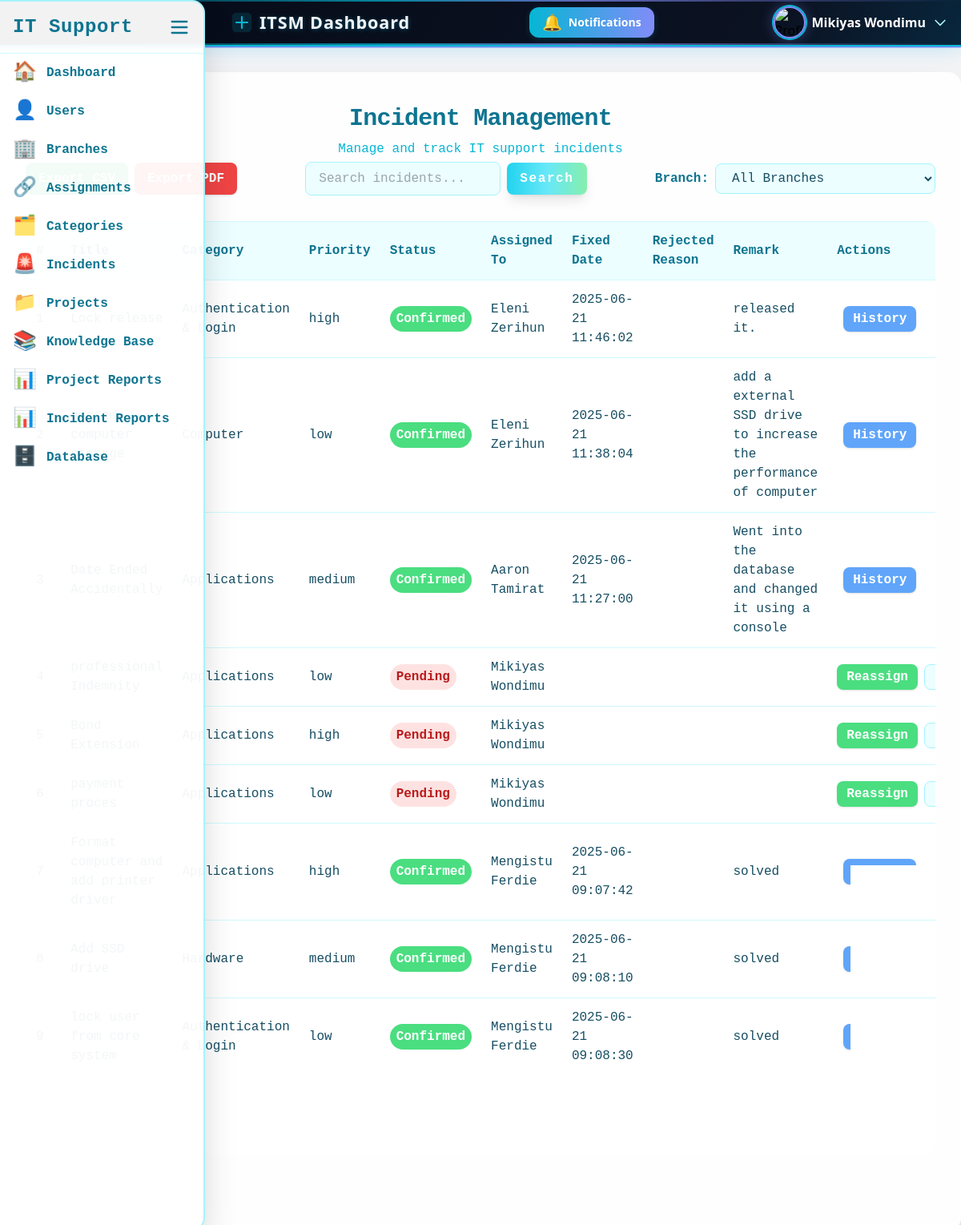
The page /admin/incidents.php (signed in) on the database its author committed.
### tables this page shows
CREATE TABLE `users` (
  `id` int(11) NOT NULL,
  `name` varchar(100) DEFAULT NULL,
  `email` varchar(100) DEFAULT NULL,
  `password` varchar(255) DEFAULT NULL,
  `role` enum('admin','staff','user') NOT NULL,
  `created_at` timestamp NOT NULL DEFAULT current_timestamp(),
  `force_password_change` tinyint(1) DEFAULT 1,
  `branch_id` int(11) DEFAULT NULL,
  `profile_picture` varchar(255) DEFAULT NULL,
  `is_active` tinyint(1) NOT NULL DEFAULT 1
);

CREATE TABLE `incidents` (
  `id` int(11) NOT NULL,
  `title` varchar(255) DEFAULT NULL,
  `description` text DEFAULT NULL,
  `status` enum('pending','assigned','not fixed','fixed','rejected','support','reopened','fixed_confirmed') DEFAULT 'pending',
  `priority` enum('low','medium','high') DEFAULT 'medium',
  `assigned_to` int(11) DEFAULT NULL,
  `submitted_by` int(11) DEFAULT NULL,
  `created_at` timestamp NOT NULL DEFAULT current_timestamp(),
  `branch_id` int(11) DEFAULT NULL,
  `assigned_date` datetime DEFAULT NULL,
  `fixed_date` datetime DEFAULT NULL,
  `category_id` int(11) DEFAULT NULL,
  `saved_amount` decimal(10,2) DEFAULT NULL,
  `remark` text DEFAULT NULL,
  `rejected_by` int(11) DEFAULT NULL,
  `rejection_reason` text DEFAULT NULL,
  `rejected_at` datetime DEFAULT NULL
);

CREATE TABLE `kb_categories` (
  `id` int(11) NOT NULL,
  `name` varchar(100) NOT NULL,
  `created_at` timestamp NOT NULL DEFAULT current_timestamp()
);

### admin/incidents.php (the view, shortened to what this page needs)
<?php
require '../config/db.php';
$branchFilter = $_GET['branch_id'] ?? '';
$results_per_page = 10;
$stmt = $pdo->query("SELECT COUNT(*) FROM incidents");
$total_incidents = $stmt->fetchColumn();
$total_pages = ceil($total_incidents / $results_per_page);
$page = isset($_GET['page']) ? (int)$_GET['page'] : 1;
$start_from = ($page - 1) * $results_per_page;
if ($branchFilter) {
    $stmt = $pdo->prepare("SELECT
      incidents.*,
      users.id AS user_id,
      users.name AS assigned_to,
      c.name AS name
    FROM
      incidents
    LEFT JOIN
      users ON incidents.assigned_to = users.id
    LEFT JOIN
      kb_categories c ON incidents.category_id = c.id
    WHERE
      incidents.branch_id = ?
    ORDER BY created_at DESC LIMIT ?, ?");
    $stmt->bindValue(1, $branchFilter, PDO::PARAM_INT);
    $stmt->bindValue(2, $start_from, PDO::PARAM_INT);
    $stmt->bindValue(3, $results_per_page, PDO::PARAM_INT);
    $stmt->execute();
    $incidents = $stmt->fetchAll();
} else {
    $stmt = $pdo->prepare("SELECT
      i.*,
      u.id AS user_id,
      u.name AS assigned_to,
      c.name AS name
    FROM
        incidents i
    LEFT JOIN
        users u ON i.assigned_to = u.id
    LEFT JOIN
        kb_categories c ON i.category_id = c.id
    ORDER BY
        created_at DESC LIMIT ?, ?");
$stmt->bindValue(1, $start_from, PDO::PARAM_INT);
$stmt->bindValue(2, $results_per_page, PDO::PARAM_INT);
$stmt->execute();
$incidents = $stmt->fetchAll();
}
?>
<!DOCTYPE html>
<html>
<head>
    <script src="https://cdn.tailwindcss.com"></script>
</head>
<body class="bg-gray-100">
      <?php include '../includes/sidebar.php'; ?>
    <?php include '../header.php'; ?>
    <div class="max-w-7xl ms-auto bg-white bg-opacity-95 rounded-2xl shadow-2xl px-8 py-10 fade-in tech-border glow mt-8">
        <h2 class="text-3xl font-extrabold text-center text-cyan-700 mb-2 tracking-tight font-mono">Incident Management</h2>
        <p class="text-center text-cyan-500 mb-1 font-mono">Manage and track IT support incidents</p>
        <div class="flex flex-col md:flex-row justify-between items-center mb-8 gap-4">
            <div class="flex gap-2">
                <a href="export_csv.php" class="inline-block px-4 py-2 bg-green-500 hover:bg-green-600 text-white rounded-lg font-mono font-semibold shadow transition">Export CSV</a>
                <a href="export_pdf.php" class="inline-block px-4 py-2 bg-red-500 hover:bg-red-600 text-white rounded-lg font-mono font-semibold shadow transition">Export PDF</a>
            </div>
            <form method="GET" class="flex items-center gap-2">
                <input type="text" name="search" placeholder="Search incidents..." value="<?= isset($_GET['search']) ? htmlspecialchars($_GET['search']) : '' ?>" class="px-4 py-2 rounded-lg border border-cyan-200 bg-cyan-50 text-cyan-900 focus:ring-2 focus:ring-cyan-300 focus:outline-none transition duration-200 font-mono" />
                <button type="submit" class="px-4 py-2 bg-gradient-to-r from-cyan-400 via-cyan-300 to-green-300 hover:from-green-300 hover:to-cyan-400 text-white font-bold rounded-lg shadow-lg transform hover:scale-105 transition duration-300 font-mono tracking-widest">
                    Search
                </button>
            </form>
            <form method="GET" class="flex items-center gap-2">
                <label for="branchFilter" class="font-mono text-cyan-700 font-semibold">Branch:</label>
                <select name="branch_id" id="branchFilter" class="px-4 py-2 rounded-lg border border-cyan-200 bg-cyan-50 text-cyan-900 focus:ring-2 focus:ring-cyan-300 focus:outline-none transition duration-200 font-mono" onchange="this.form.submit()">
                    <option value="">All Branches</option>
                </select>
            </form>
        </div>
        <div class="overflow-x-auto rounded-xl shadow-inner">
            <table class="w-full border border-cyan-100 bg-white bg-opacity-90 font-mono text-cyan-900">
                <thead>
                    <tr class="bg-cyan-50 text-cyan-700 text-left">
                        <th class="p-3 font-bold">#</th>
                        <th class="p-3 font-bold">Title</th>
                        <th class="p-3 font-bold">Category</th>
                        <th class="p-3 font-bold">Priority</th>
                        <th class="p-3 font-bold">Status</th>
                        <th class="p-3 font-bold">Assigned To</th>
                        <th class="p-3 font-bold">Fixed Date</th>
                        <th class="p-3 font-bold">Rejected Reason</th>
                        <th class="p-3 font-bold">Remark</th>
                        <th class="p-3 font-bold">Actions</th>
                    </tr>
                </thead>
                <tbody>
                    <?php foreach ($incidents as $index => $incident): ?>
                        <tr class="border-t border-cyan-100 hover:bg-cyan-50 transition"
                        onclick="window.location.href='incident_view.php?id=<?= $incident['id'] ?>'">
                            <td class="p-3"><?= $start_from + $index + 1 ?></td>
                            <td class="p-3"><?= htmlspecialchars($incident['title']) ?></td>
                            <td class="p-3"><?= htmlspecialchars($incident['name']) ?></td>
                            <td class="p-3"><?= htmlspecialchars($incident['priority']) ?></td>
                            <td class="p-3">
                                <?php
                                if ($incident['status'] === 'fixed') {
                                    echo '<span class="inline-block px-2 py-1 rounded-full bg-green-100 text-green-700 font-semibold">Fixed</span>';
                                } elseif ($incident['status'] === 'fixed_confirmed') {
                                    echo '<span class="inline-block px-2 py-1 rounded-full bg-green-400 text-white font-semibold">Confirmed</span>';
                                } elseif ($incident['status'] === 'pending') {
                                    echo '<span class="inline-block px-2 py-1 rounded-full bg-red-100 text-red-700 font-semibold animate-pulse">Pending</span>';
                                } elseif ($incident['status'] === 'not fixed') {
                                    echo '<span class="inline-block px-2 py-1 rounded-full bg-orange-500 text-white font-semibold">Unfixed</span>';
                                } elseif ($incident['status'] === 'assigned') {
                                    echo '<span class="inline-block px-2 py-1 rounded-full bg-blue-100 text-blue-700 font-semibold">assigned</span>';
                                } elseif ($incident['status'] === 'rejected') {
                                    echo '<span class="inline-block px-2 py-1 rounded-full bg-gray-200 text-gray-500 font-semibold">Rejected</span>';
                                } else {
                                    echo '<span class="inline-block px-2 py-1 rounded-full bg-yellow-100 text-yellow-700 font-semibold">' . htmlspecialchars($incident['status']) . '</span>';
                                }
                                ?>
                            </td>
                            <td class="p-3"><?= htmlspecialchars($incident['assigned_to']) ?></td>
                            <td class="p-3"><?= htmlspecialchars($incident['fixed_date']) ?></td>
                            <td class="p-3"><?= htmlspecialchars($incident['rejection_reason']) ?? '' ?></td>
                            <td class="p-3"><?= htmlspecialchars($incident['remark']) ?></td>
                            <td class="p-3" onclick="event.stopPropagation();">
                                <div class="flex flex-col md:flex-row gap-2 md:items-center">
                                    <?php
                                        if (($incident['status'] !== 'fixed') && ($incident['status'] !== 'rejected') && ($incident['status'] !== 'fixed_confirmed')) {
                                            ?>
                                    <a href="<?= ($incident['assigned_to'] == '') || ($incident['assigned_to'] == null) ? 'assign_incidents.php?id=' . $incident['id'] : 'reassign_incidents.php?id='.$incident['id'] ?>" class="bg-green-400 hover:bg-green-500 text-white font-bold px-3 py-1 rounded-lg shadow transition w-full md:w-auto"> <?= ($incident['assigned_to'] == '') || ($incident['assigned_to'] == null) ? 'Assign' : 'Reassign' ?> </a>
                                    <?php
                                    } else{
                                    }
                                    ?>
                                    <form action="update_incident_status.php" method="POST" class="inline-block">
                                        <?php
                                        if (($incident['status'] !== 'fixed') && ($incident['status'] !== 'rejected') && ($incident['status'] !== 'fixed_confirmed')) {
                                            echo '<div class="flex gap-2">
                                                <select name="status" class="px-2 py-1 rounded-lg border border-cyan-200 bg-cyan-50 text-cyan-900 font-mono">
                                                    <option value="pending" '.($incident["status"] === "pending" ? "selected" : "").'>Pending</option>
                                                    <option value="assigned" '.($incident["status"] === "assigned" ? "selected" : "").'>Assigned</option>
                                                </select>
                                                <button type="submit" class="bg-yellow-400 hover:bg-yellow-500 text-white font-bold px-3 py-1 rounded-lg shadow transition">Update</button>
                                            </div>';
                                        }
                                        ?>
                                    </form>
                                    <a href="incident_history.php?id=<?= $incident['id'] ?>" class="bg-blue-400 hover:bg-blue-500 text-white font-bold px-3 py-1 rounded-lg shadow transition w-full md:w-auto text-center">History</a>
                                </div>
                            </td>
                        </tr>
                    <?php endforeach ?>
                </tbody>
            </table>
        </div>
        <div class="mt-8">
            <nav class="flex justify-center">
                <ul class="flex space-x-2 font-mono">
                    <?php for ($i = 1; $i <= $total_pages; $i++): ?>
                        <li>
                            <a href="?page=<?= $i ?><?= $branchFilter ? '&branch_id=' . $branchFilter : '' ?>"
                                class="px-4 py-2 <?= $i == $page ? 'bg-gradient-to-r from-cyan-400 via-cyan-300 to-green-300 text-white font-bold' : 'bg-cyan-50 text-cyan-700' ?> rounded-lg shadow transition">
                            </a>
                        </li>
                    <?php endfor; ?>
                </ul>
            </nav>
        </div>
    </div>
</body>
</html>

### header.php (shortened to what this page needs)
<?php
include 'config/db.php';
$user_id = $_SESSION['user_id'];
$stmt = $pdo->prepare("SELECT * FROM users WHERE id = ?");
$stmt->execute([$user_id]);
$user = $stmt->fetch(PDO::FETCH_ASSOC);
if (isset($user['profile_picture']) && !empty($user['profile_picture'])) {
  $user['profile_image'] = '../uploads/' . $user['profile_picture'];
} else {
  $user['profile_image'] = '../uploads/default_avatar.png';
}
?>
<header id="header" class="header-animated-bg shadow-md px-4 pl-72 flex justify-between items-center relative overflow-visible" style="min-height:54px;height:58px;">
  <h1 class="header-title">
    <svg width="28" height="28" fill="none" viewBox="0 0 32 32">
      <rect x="2" y="2" width="28" height="28" rx="6" fill="#06b6d4" opacity="0.15"/>
      <path d="M8 16h16M16 8v16" stroke="#06b6d4" stroke-width="2.5" stroke-linecap="round"/>
    </svg>
    ITSM Dashboard
  </h1>
  <div class="relative inline-block text-left">
    <button id="notifBtn" class="relative flex items-center gap-2 px-4 py-1 text-sm tech-btn shadow-lg focus:outline-none transition-all duration-300" style="min-height:36px;height:38px;">
      <span id="notifBell" class="text-xl notif-pulse transition-transform duration-300">🔔</span>
      <span class="hidden md:inline">Notifications</span>
    </button>
  </div>
  <div class="relative inline-block text-left">
    <button id="profileDropdownBtn" class="flex items-center gap-2 focus:outline-none group">
      <img src="<?= $user['profile_image'] ?>" alt="Profile" class="w-10 h-10 rounded-full object-cover profile-glow transition-all duration-300">
      <span class="md:inline text-white text-base font-semibold group-hover:text-cyan-200 transition-colors"><?= htmlspecialchars($user['name'] ?? 'Profile') ?></span>
      <svg class="w-5 h-5 text-cyan-200 group-hover:text-cyan-400 transition-colors" fill="none" stroke="currentColor" viewBox="0 0 24 24">
        <path stroke-linecap="round" stroke-linejoin="round" stroke-width="2" d="M19 9l-7 7-7-7" />
      </svg>
    </button>
  </div>
</header>

### header.php (style rules this page uses)
.header-animated-bg { background: rgba(30, 41, 59, 0.82); background-image: linear-gradient(120deg, #0f172a 0%, #1e293b 40%, #06b6d4 70%, #818cf8 100%); background-blend-mode: overlay; background-size: 200% 200%; animation: gradientMove 8s linear infinite; border-bottom: 2px solid #06b6d4; box-shadow: 0 4px 24px 0 #0ea5e933, 0 1.5px 0 #818cf8; position: relative; overflow: visible; backdrop-filter: blur(16px) saturate(180%); -webkit-backdrop-filter: blur(16px) saturate(180%); min-height: 54px; height: 58px; padding-top: 0.25rem !important; padding-bottom: 0.25rem !important; }
.header-animated-bg::before, .header-animated-bg::after { content: ''; position: absolute; left: 0; right: 0; height: 2px; background: linear-gradient(90deg, transparent, #06b6d4 40%, #818cf8 60%, transparent); opacity: 0.7; pointer-events: none; z-index: 1; }
.header-animated-bg::before { top: 0; }
.header-animated-bg::after { bottom: 0; }
.profile-glow { box-shadow: 0 0 0 2px #06b6d4, 0 0 16px 2px #818cf855; transition: box-shadow 0.3s, border-color 0.3s; border: 2.5px solid #818cf8; }
.notif-pulse { animation: notifPulse 1.2s cubic-bezier(.4,0,.2,1) infinite; }
.tech-btn { background: linear-gradient(90deg, #06b6d4 0%, #818cf8 100%); color: #fff; font-weight: 600; border-radius: 0.75rem; box-shadow: 0 2px 8px #06b6d433; transition: background 0.3s, box-shadow 0.3s; padding-top: 0.25rem; padding-bottom: 0.25rem; min-height: 36px; height: 38px; }
.header-title { font-family: 'Segoe UI', Arial, sans-serif; font-size: 1.35rem; font-weight: 700; letter-spacing: 0.04em; color: #f1f5f9; text-shadow: 0 1px 6px #06b6d455, 0 1px 0 #818cf822; display: flex; align-items: center; gap: 0.5rem; animation: none; line-height: 1.1; }

### rows shown on the page
users: name "Mikiyas Wondimu"
incidents: category.name "Authentication & Login", priority "high", status "Confirmed", assigned_to.name "Eleni Zerihun", fixed_date "2025-06-21 11:46:02", remark "released it."
incidents: category.name "Computer", priority "low", status "Confirmed", assigned_to.name "Eleni Zerihun", fixed_date "2025-06-21 11:38:04", remark "add a external SSD drive to increase the performance of computer"
incidents: category.name "Applications", priority "medium", status "Confirmed", assigned_to.name "Aaron Tamirat", fixed_date "2025-06-21 11:27:00", remark "Went into the database and changed it using a console"
incidents: category.name "Applications", priority "low", shows "Pending", assigned_to.name "Mikiyas Wondimu", shows "Reassign", status "Pending"
incidents: category.name "Applications", priority "high", shows "Pending", assigned_to.name "Mikiyas Wondimu", shows "Reassign", status "Pending"
incidents: category.name "Applications", priority "low", shows "Pending", assigned_to.name "Mikiyas Wondimu", shows "Reassign", status "Pending"
incidents: category.name "Applications", priority "high", status "Confirmed", assigned_to.name "Mengistu Ferdie", fixed_date "2025-06-21 09:07:42", remark "solved"
incidents: category.name "Hardware", priority "medium", status "Confirmed", assigned_to.name "Mengistu Ferdie", fixed_date "2025-06-21 09:08:10", remark "solved"
incidents: category.name "Authentication & Login", priority "low", status "Confirmed", assigned_to.name "Mengistu Ferdie", fixed_date "2025-06-21 09:08:30", remark "solved"
